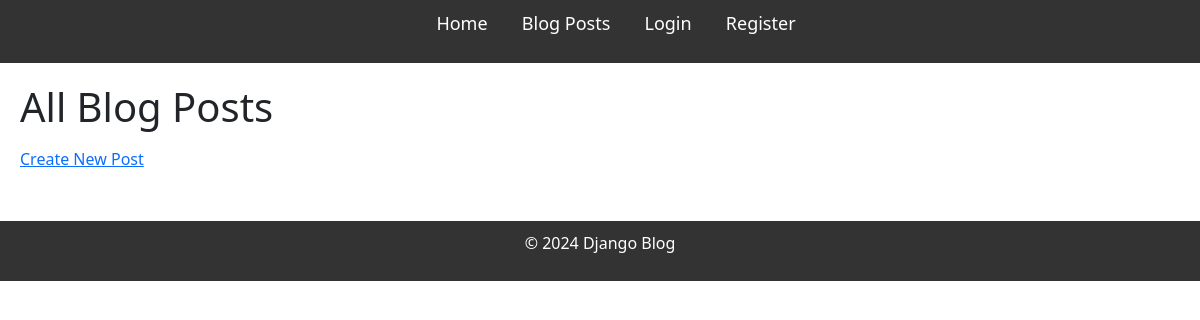
The app's page /posts/, older data.
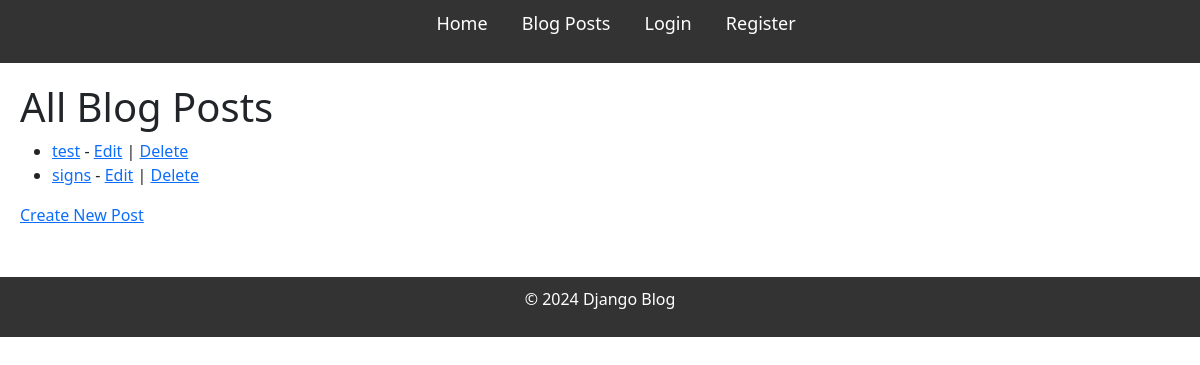
The same page, newer data.
### blog/models.py (models this page shows, shortened)
class Post(models.Model):
    title = models.CharField(max_length=100)
    content = models.TextField()
    published_date = models.DateTimeField(auto_now_add=True)
    author = models.ForeignKey(User, on_delete=models.CASCADE, name='author')

### blog/views.py (the view)
# urls.py: path('posts/', views.PostListView.as_view(), name='post_list'),
class PostListView(ListView):
    model = Post
    template_name = 'blog/posts.html'
    context_object_name = 'posts'

### blog/templates/blog/posts.html
{% extends "base.html" %}
{% block content %}
<h1>All Blog Posts</h1>
<ul>
    {% for post in posts %}
        <li>
            <a href="{% url 'post_detail' post.pk %}">{{ post.title }}</a> -
            <a href="{% url 'post_edit' post.pk %}">Edit</a> |
            <a href="{% url 'post_delete' post.pk %}">Delete</a>
        </li>
    {% endfor %}
</ul>
<a href="{% url 'post_create' %}">Create New Post</a>
{% endblock %}

### templates/base.html (shortened to what this page needs)
{% load static %}
<!DOCTYPE html>
<html lang="en">
<head>
    <link rel="stylesheet" href="{% static 'css/style.css' %}">
    <link rel="stylesheet" href="https://cdn.jsdelivr.net/npm/bootstrap@5.3.3/dist/css/bootstrap.min.css">
</head>
<body>
    <header>
        <nav>
            <ul>
                <li><a href="{% url 'home' %}">Home</a></li>
                <li><a href="{% url 'post_list' %}">Blog Posts</a></li>
                <li><a href="{% url 'login' %}">Login</a></li>
                <li><a href="{% url 'register' %}">Register</a></li>
            </ul>
        </nav>
    </header>
    <div class="content">
        {% block content %}{% endblock %}
    </div>
    <footer>
        <p>&copy; 2024 Django Blog</p>
    </footer>
</body>
</html>

### static/css/style.css (style rules this page uses)
* { margin: 0; padding: 0; box-sizing: border-box; }
body { font-family: Arial, sans-serif; background-color: #f9f9f9; color: #333; }
header { background-color: #333; padding: 10px; text-align: center; }
header nav ul { list-style-type: none; }
header nav ul li { display: inline; margin: 0 15px; }
header nav ul li a { color: white; text-decoration: none; font-size: 18px; }
.content { margin: 20px; }
footer { text-align: center; margin-top: 50px; padding: 10px; background-color: #333; color: white; }

Row changes from the older to the newer data that the page shows:
added Post: title "test"
added Post: title "signs"
